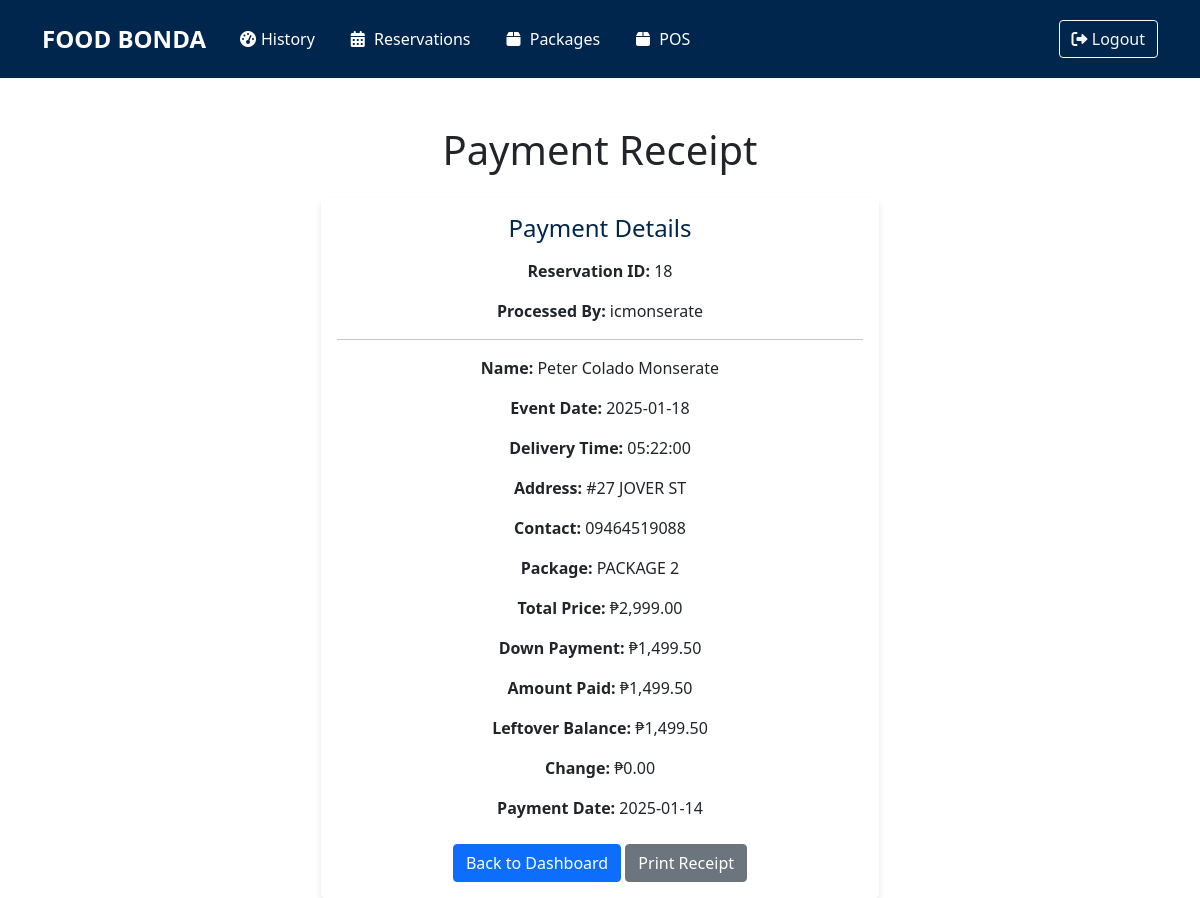
Page /owner/receipt.php?reservation_id=18 on the committed database.
### tables this page shows
CREATE TABLE IF NOT EXISTS `reservations` (
  `reservation_id` int NOT NULL AUTO_INCREMENT,
  `customer_id` int NOT NULL,
  `package_id` int DEFAULT NULL,
  `first_name` varchar(50) NOT NULL,
  `middle_name` varchar(50) DEFAULT NULL,
  `last_name` varchar(50) NOT NULL,
  `contact` varchar(11) NOT NULL,
  `email` varchar(100) NOT NULL,
  `event_date` date NOT NULL,
  `delivery_time` time NOT NULL,
  `delivery_address` text NOT NULL,
  `event_type` enum('wedding','birthday','christening','thanksgiving','fiesta') NOT NULL,
  `selected_dishes` text NOT NULL,
  `gcash_receipt_path` varchar(255) DEFAULT NULL,
  `status` enum('pending','approved','completed','cancelled') DEFAULT 'pending',
  `created_at` timestamp NULL DEFAULT CURRENT_TIMESTAMP,
  `updated_at` timestamp NOT NULL DEFAULT CURRENT_TIMESTAMP ON UPDATE CURRENT_TIMESTAMP,
  PRIMARY KEY (`reservation_id`),
  KEY `customer_id` (`customer_id`),
  KEY `package_id` (`package_id`),
  CONSTRAINT `customer_foreign` FOREIGN KEY (`customer_id`) REFERENCES `customers` (`customer_id`),
  CONSTRAINT `package_foreign` FOREIGN KEY (`package_id`) REFERENCES `packages` (`package_id`)
);

CREATE TABLE IF NOT EXISTS `payment` (
  `payment_id` int NOT NULL AUTO_INCREMENT,
  `reservation_id` int DEFAULT NULL,
  `owner_id` int DEFAULT NULL,
  `total_price` decimal(10,2) DEFAULT NULL,
  `down_payment` decimal(10,2) DEFAULT NULL,
  `leftover_balance` decimal(10,2) DEFAULT NULL,
  `amount_paid` decimal(10,2) DEFAULT NULL,
  `payment_method` varchar(50) DEFAULT NULL,
  `change` decimal(10,2) DEFAULT '0.00',
  `payment_date` date DEFAULT NULL,
  `created_at` timestamp NULL DEFAULT NULL,
  PRIMARY KEY (`payment_id`),
  KEY `reservation_id` (`reservation_id`),
  KEY `owner_id` (`owner_id`),
  CONSTRAINT `owner_foreign` FOREIGN KEY (`owner_id`) REFERENCES `owners` (`owner_id`),
  CONSTRAINT `reserve_foreign` FOREIGN KEY (`reservation_id`) REFERENCES `reservations` (`reservation_id`)
);

CREATE TABLE IF NOT EXISTS `owners` (
  `owner_id` int NOT NULL AUTO_INCREMENT,
  `username` varchar(50) NOT NULL,
  `password` varchar(255) NOT NULL,
  `first_name` varchar(50) NOT NULL,
  `last_name` varchar(50) NOT NULL,
  `email` varchar(100) NOT NULL,
  PRIMARY KEY (`owner_id`),
  UNIQUE KEY `username` (`username`),
  UNIQUE KEY `email` (`email`)
);

CREATE TABLE IF NOT EXISTS `packages` (
  `package_id` int NOT NULL AUTO_INCREMENT,
  `package_name` varchar(255) NOT NULL,
  `price` decimal(10,2) NOT NULL,
  `included_dishes` text NOT NULL,
  `additional_dishes_limit` int DEFAULT NULL,
  PRIMARY KEY (`package_id`)
);

### owner/receipt.php (the view, shortened to what this page needs)
<?php
require_once '../db_conn.php';
$reservation_id = intval($_GET['reservation_id']);
$sql = 'SELECT r.*, pk.package_name FROM reservations r JOIN packages pk ON r.package_id = pk.package_id WHERE r.reservation_id = ?';
$stmt = $conn->prepare($sql);
$stmt->bind_param('i', $reservation_id);
$stmt->execute();
$reservation = $stmt->get_result()->fetch_assoc();
$sql = 'SELECT p.*, o.username AS cashier_name FROM payment p JOIN owners o ON p.owner_id = o.owner_id WHERE p.reservation_id = ?';
$stmt = $conn->prepare($sql);
$stmt->bind_param('i', $reservation_id);
$stmt->execute();
$payment = $stmt->get_result()->fetch_assoc();
?>
<!DOCTYPE html>
<html lang="en">
<head>
    <link href="https://cdn.jsdelivr.net/npm/bootstrap@5.1.3/dist/css/bootstrap.min.css" rel="stylesheet">
    <link rel="stylesheet" href="https://cdnjs.cloudflare.com/ajax/libs/font-awesome/6.0.0/css/all.min.css">
    <link rel="stylesheet" href="owner_dashboard.css">
</head>
<body>
    <?php include 'owner_navbar.php'; ?>
    <div class="container mt-5 center-content printableArea">
        <h1 class="mb-4">Payment Receipt</h1>
        <div class="card">
            <div class="card-body">
                <h2 class="card-title">Payment Details</h2>
                <p><strong>Reservation ID:</strong> <?php echo htmlspecialchars($reservation['reservation_id']); ?></p>
                <p><strong>Processed By:</strong> <?php echo htmlspecialchars($payment['cashier_name']); ?></p>
                <hr>
                <p><strong>Name:</strong> <?php echo htmlspecialchars($reservation['first_name'] . ' ' . $reservation['middle_name'] . ' ' . $reservation['last_name']); ?></p>
                <p><strong>Event Date:</strong> <?php echo htmlspecialchars($reservation['event_date']); ?></p>
                <p><strong>Delivery Time:</strong> <?php echo htmlspecialchars($reservation['delivery_time']); ?></p>
                <p><strong>Address:</strong> <?php echo htmlspecialchars($reservation['delivery_address']); ?></p>
                <p><strong>Contact:</strong> <?php echo htmlspecialchars($reservation['contact']); ?></p>
                <p><strong>Package:</strong> <?php echo htmlspecialchars($reservation['package_name']); ?></p>
                <p><strong>Total Price:</strong> ₱<?php echo number_format($payment['total_price'], 2); ?></p>
                <p><strong>Down Payment:</strong> ₱<?php echo number_format($payment['down_payment'], 2); ?></p>
                <p><strong>Amount Paid:</strong> ₱<?php echo number_format($payment['amount_paid'], 2); ?></p>
                <p><strong>Leftover Balance:</strong> ₱<?php echo number_format($payment['leftover_balance'], 2); ?></p>
                <p><strong>Change:</strong> ₱<?php echo number_format($payment['change'], 2); ?></p>
                <p><strong>Payment Date:</strong> <?php echo htmlspecialchars($payment['payment_date']); ?></p>
                <div class="mt-4">
                    <a href="owner_history.php" class="btn btn-primary">Back to Dashboard</a>
                    <button onclick="window.print()" class="btn btn-secondary">Print Receipt</button>
                </div>
            </div>
        </div>
    </div>
</body>
</html>

### owner/owner_dashboard.css (style rules this page uses)
:root { --dark-blue: #00264d; --light-blue: #e8f1f8; --light-gray: #f8f9fa; --accent-blue: #0066cc; }
body { min-height: 100vh; display: flex; flex-direction: column; }
.card { transition: transform 0.3s ease; border: none; box-shadow: 0 4px 6px rgba(0, 0, 0, 0.1); }
.card-title { color: var(--dark-blue); font-size: 1.5rem; margin-bottom: 1rem; }

### owner/receipt.php (style rules this page uses)
.center-content { display: flex; justify-content: center; align-items: center; flex-direction: column; text-align: center; }
.card { width: 50%; }

### rows in the picture
reservations: reservation_id "18", first_name+middle_name+last_name "Peter Colado Monserate", event_date "2025-01-18", delivery_time "05:22:00", delivery_address "#27 JOVER ST", contact "09464519088", package.package_name "PACKAGE 2"
payment: owner.username "icmonserate", total_price "2,999.00", down_payment "1,499.50", amount_paid "1,499.50", leftover_balance "1,499.50", change "0.00", payment_date "2025-01-14"
